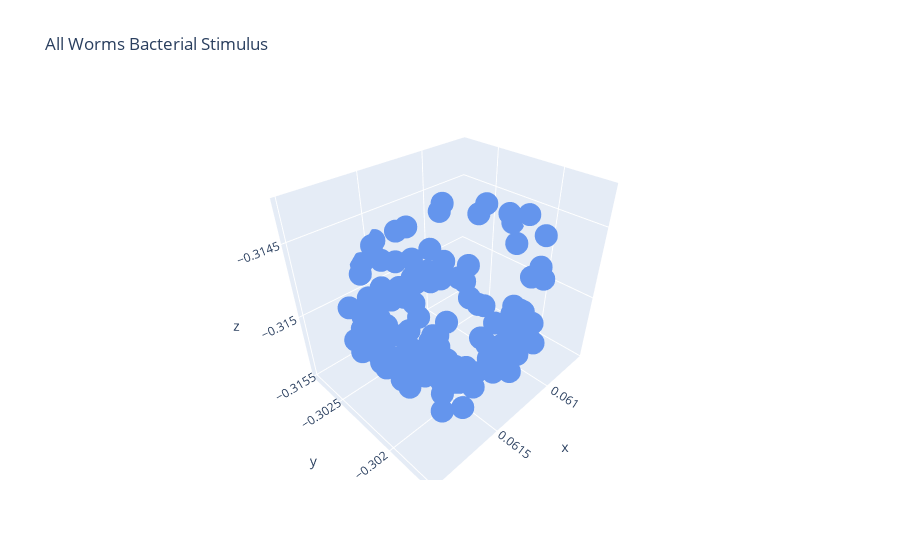

Source (notebook cell):
### Code cell
# Create a scatter plot
fig = px.scatter_3d(data_frame = hyperbolic_df, x= 'x', y = 'y', z= 'z', title='All Worms Bacterial Stimulus',  color_discrete_sequence=['cornflowerblue']) #cornflowerblue, lightcoral
fig.update_layout(
    scene=dict(
        xaxis=dict(ticktext=[-1, -0.5, 0, 0.5, 1]),
        yaxis=dict(ticktext=[-1, -0.5, 0, 0.5, 1]),
        zaxis=dict(ticktext=[-1, -0.5, 0, 0.5, 1]),
    )
)

fig.show()

### Figure 1 — Plotly figure (JSON) as saved in the notebook; plotly's stock layout.template omitted (floating-point values rounded to 4 significant figures; data arrays with more than 128 entries replaced by an {"elided": "..."} marker saying what was removed)
{"data": [{"hovertemplate": "x=%{x}<br>y=%{y}<br>z=%{z}<extra></extra>", "legendgroup": "", "marker": {"color": "cornflowerblue", "symbol": "circle"}, "mode": "markers", "name": "", "scene": "scene", "showlegend": false, "type": "scatter3d", "x": {"elided": "135 float values"}, "y": {"elided": "135 float values"}, "z": {"elided": "135 float values"}}], "layout": {"legend": {"tracegroupgap": 0}, "scene": {"domain": {"x": [0, 1], "y": [0, 1]}, "xaxis": {"ticktext": [-1, -0.5, 0, 0.5, 1], "title": {"text": "x"}}, "yaxis": {"ticktext": [-1, -0.5, 0, 0.5, 1], "title": {"text": "y"}}, "zaxis": {"ticktext": [-1, -0.5, 0, 0.5, 1], "title": {"text": "z"}}}, "title": {"text": "All Worms Bacterial Stimulus"}}}
